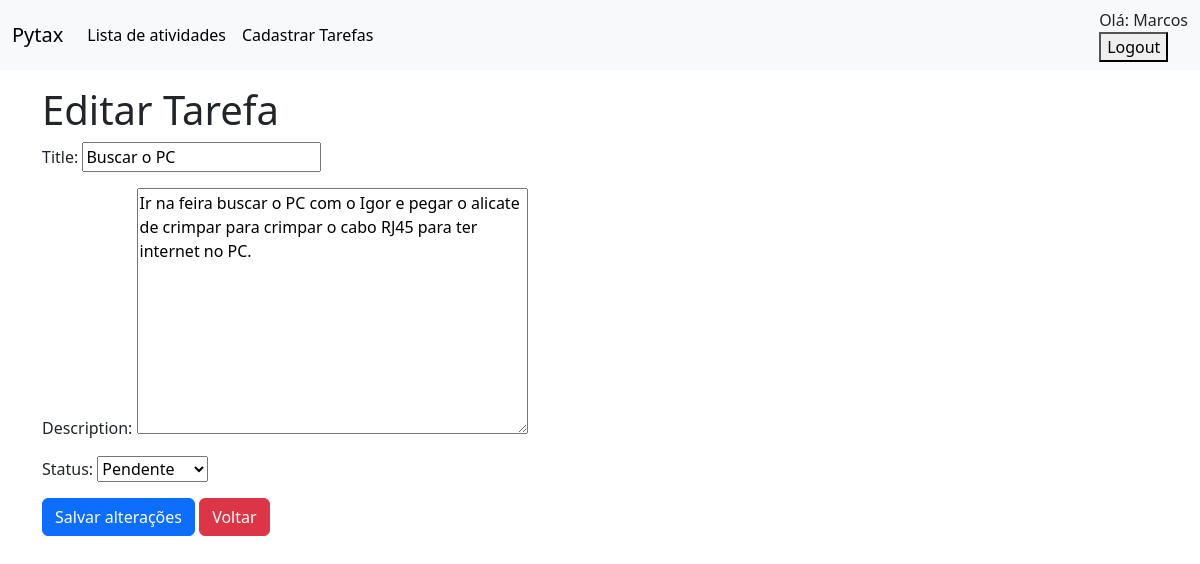
/tasks/5/edit/ (signed in), run on the app's committed database.
### tasks/models.py (models this page shows, shortened)
class Task(models.Model):
    STATUS_CHOICES = [
        ("P", "Pendente"),
        ("A", "Andamento"),
        ("C", "Conluído")
    ]
    title = models.CharField(max_length=255)
    description = models.TextField()
    status = models.CharField(max_length=1, choices=STATUS_CHOICES, default='P')
    created_at = models.DateTimeField(auto_now_add=True)
    due_date = models.DateTimeField()

### tasks/views.py (the view, shortened to what this page needs)
# urls.py: path('tasks/<int:pk>/edit/', TaskUpdateView.as_view(), name = 'task-edit'),
class TaskUpdateView(UpdateView):
    model = Task
    form_class = TaskForm
    template_name = 'tasks/task_edit.html'
    success_url = reverse_lazy('task-list')

### tasks/forms.py
class TaskForm(forms.ModelForm):
    class Meta:
        model = Task
        fields =['title', 'description','status']

### tasks/templates/tasks/task_edit.html (shortened to what this page needs)
 {% extends "base.html" %}
 {% block content %}
    <h1>Editar Tarefa</h1>
    <form method="post" class="form">
        {{form.as_p}}
        <button type="submit" class="btn btn-primary">Salvar alterações</button>
         <a href="{% url "task-list" %}" class="btn btn-danger">Voltar</a>
    </form>
 {% endblock content %}

### tasks/templates/base.html (shortened to what this page needs)
<!doctype html>
<html lang="en">
  <head>
    <link href="https://cdn.jsdelivr.net/npm/bootstrap@5.3.8/dist/css/bootstrap.min.css" rel="stylesheet">
  </head>
  <body>
<nav class="navbar navbar-expand-lg bg-body-tertiary">
  <div class="container-fluid">
    <a class="navbar-brand" href="#">Pytax</a>
    <div class="collapse navbar-collapse" id="navbarNav">
      {% if request.user.is_authenticated %}
        <ul class="navbar-nav">
          <li class="nav-item">
            <a class="nav-link active" aria-current="page" href="{% url 'task-list' %}">Lista de atividades</a>
          </li>
          <li class="nav-item">
            <a class="nav-link active" aria-current="page" href="{% url "task-create" %}">Cadastrar Tarefas</a>
          </li>
        </ul>
      {% endif %}
    </div>
    <div class="mt-3 mt-lg-0">
      {% if request.user.is_authenticated %}
        Olá: {{request.user.username}}
        <form action="{% url "logout" %}" method="post">
          <button type="submit">Logout</button>
        </form>
    </div>
      {% else %}
        <div class="mt-3 mt-lg-0">
          <a href="{% url "login" %}" class="btn btn_light mx-3">Login</a>
      {% endif %}
      </div>
</nav>
    <main class="container mt-3">
            {% block content %}{% endblock  %}
    </main>
  </body>
</html>

### data on the page
Task: title "Buscar o PC", description "Ir na feira buscar o PC com o Igor e pegar o alicate de crimpar para crimpar o cabo RJ45 para ter internet no PC.", status "Pendente"

### other printed values
{{ request.user.username }} "Marcos"
